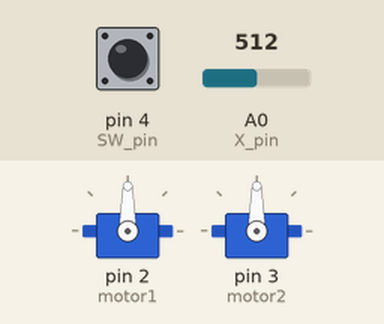
The sketch below on a simulated Arduino Uno, built with avr-gcc and run on an emulated ATmega328P. Parts: 2 × servo. Inputs (shaded band) come from the test bench; at power-on: A0 (X_pin) = 512, pin 4 (SW_pin) HIGH.

Above: at 1.2 s.
1.3 s: A0 (X_pin) set to 716
At 2.1 s:
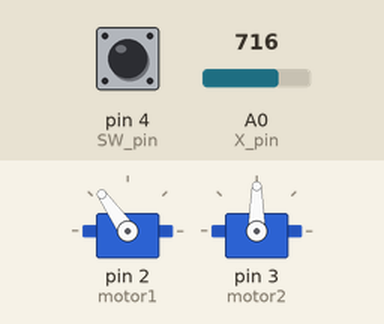
2.8 s: pin 4 (SW_pin) pulled LOW for 0.15 s
At 3.2 s:
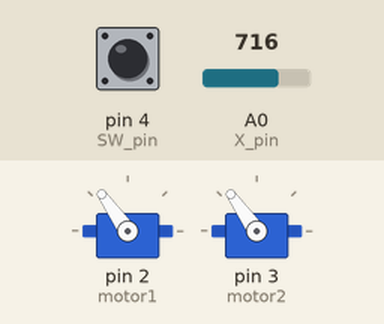
4.4 s: A0 (X_pin) set to 900
At 5.6 s:
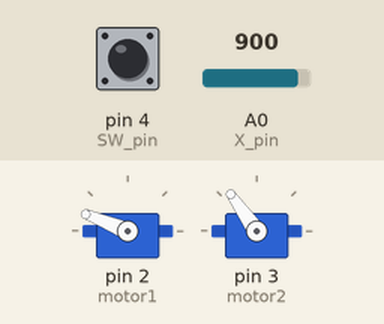
5.9 s: pin 4 (SW_pin) pulled LOW for 1 s
At 6.8 s:
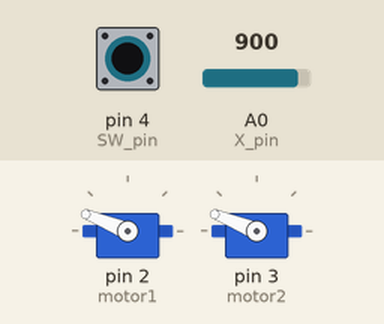
8.4 s: A0 (X_pin) set to 1023
At 8.7 s:
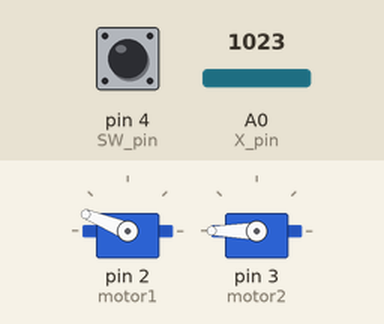
9.9 s: pin 4 (SW_pin) pulled LOW for 0.15 s
At 11.0 s:
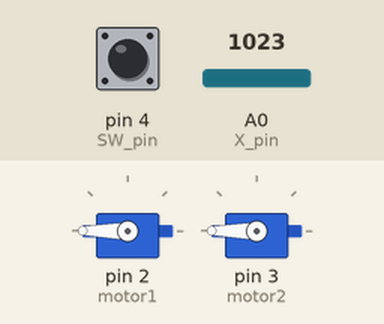
Timing chart, 0 to 12.5 s (numbered marks = the images above; inputs shaded):
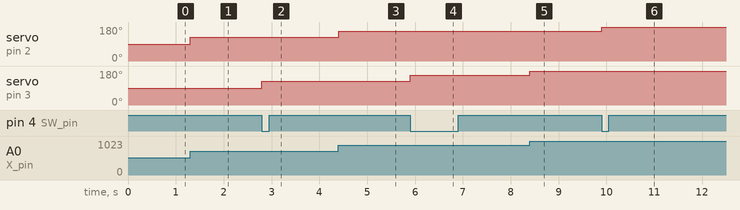

The sketch:

Robot_kol.ino
```cpp
#include <Servo.h>

Servo motor1;
Servo motor2;

//For now it is for driving two servo motor with a joystick it will be updated in the future.

// Arduino pin numbers
const int SW_pin = 4; // digital pin connected to switch output
const int X_pin = A0; // analog pin connected to X output
const int Y_pin = A1; // analog pin connected to Y output
int but_durum=0;
int counter=0;

void setup() {
  pinMode(SW_pin, INPUT);
  digitalWrite(SW_pin, HIGH);
  Serial.begin(9600);
  motor1.attach(2);
  motor2.attach(3);
  motor1.write(90);
  motor2.write(90);
}

void loop() {

   but_durum=digitalRead(SW_pin);
  if(but_durum==0){

     counter++;

    }

  if((counter%2==0)){
     int pot1=analogRead(X_pin);
    int derece=map(pot1,0,1023,0,180);
     motor1.write(derece);

    }else if((counter%2==1)){
     int pot2= analogRead(X_pin);
    int derece=map(pot2,0,1023,0,180);
     motor2.write(derece);

    }

}
```

Measured:
- after the input at 1.3 s, servo on pin 2 (motor1): 90° → 125° at once
- after the input at 2.8 s, servo on pin 3 (motor2): 90° → 125° at once
- after the input at 4.4 s, servo on pin 2 (motor1): 125° → 158° at once
- after the input at 5.9 s, servo on pin 3 (motor2): 125° → 158° at once
- after the input at 8.4 s, servo on pin 3 (motor2): 158° → 180° at once
- after the input at 9.9 s, servo on pin 2 (motor1): 158° → 180° at once
